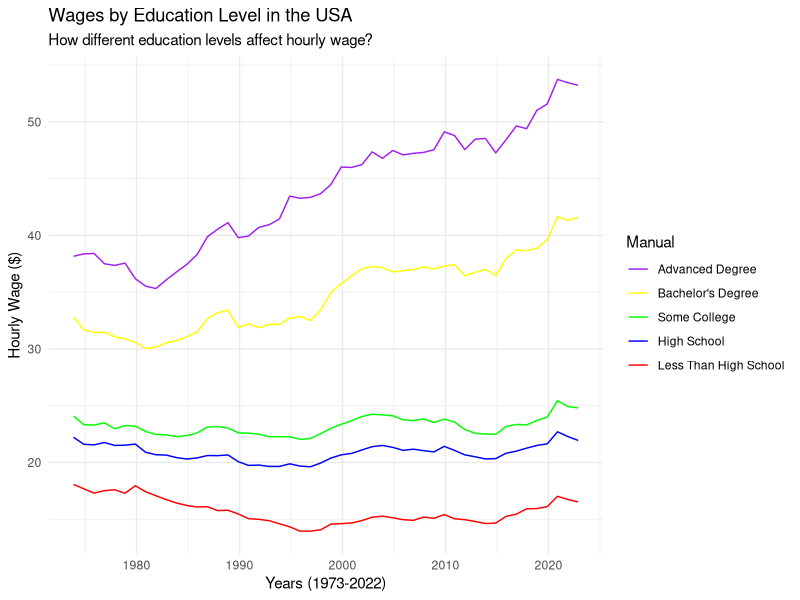
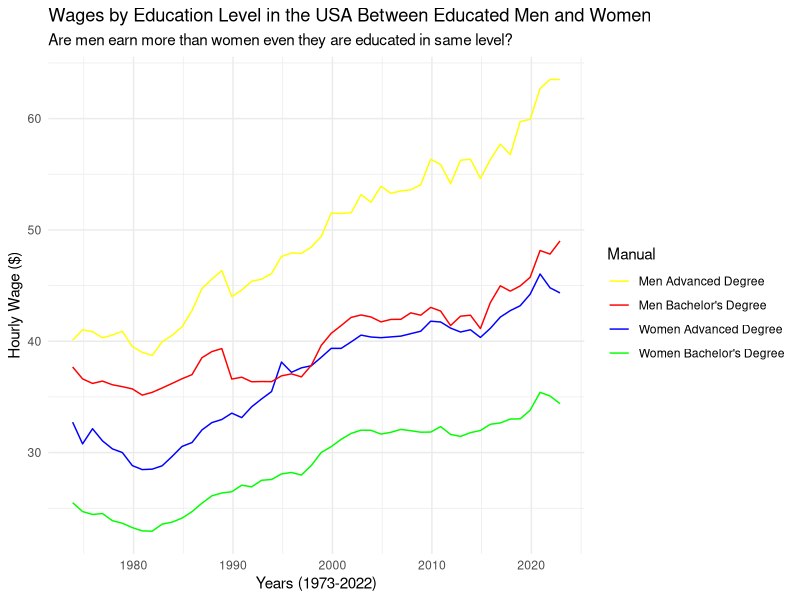
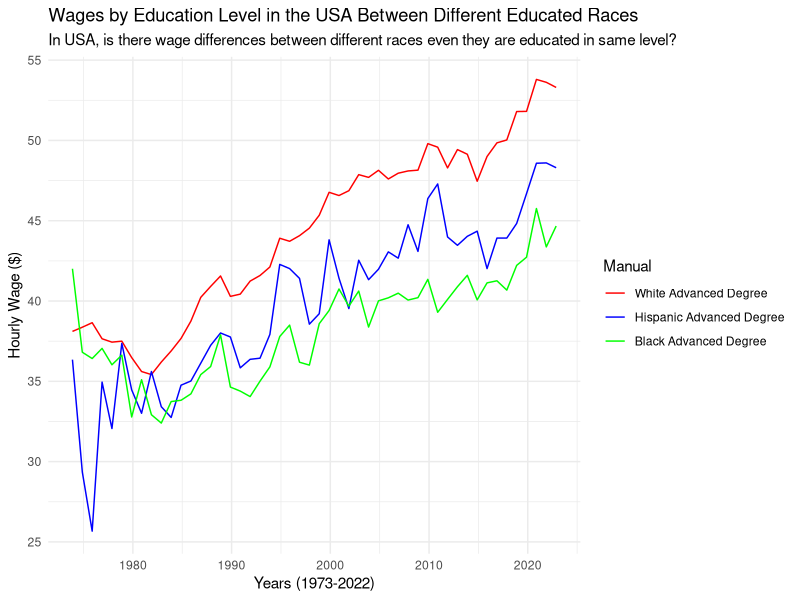

Reproduce these figures in R, in order.
## ---- chunk 1
library(tidyverse)
library(lubridate)
library(dplyr)
library(ggplot2)
library(tidyr)
library(readr)
library(patchwork)
## ---- chunk 2
wages_by_education <- read_csv("wages_by_education.csv")
str(wages_by_education)
head(wages_by_education)
summarize(wages_by_education)
str(wages_by_education)
names(wages_by_education)
wages_by_education %>% 
  select("white_men_bachelors_degree", "white_women_bachelors_degree", "black_men_bachelors_degree", "black_women_bachelors_degree", "bachelors_degree")%>% 
  summary()
## ---- chunk 3
wages_by_education$year <- as.Date(as.character(wages_by_education$year), format = "%Y")
## ---- chunk 4
ggplot(wages_by_education, aes(year))+ 
  geom_line(aes(y = less_than_hs, colour = "less_than_hs")) + 
  geom_line(aes(y = high_school, colour = "high_school")) +
  geom_line(aes(y = some_college, colour = "some_college")) +
  geom_line(aes(y= bachelors_degree, colour = "bachelors_degree")) +
  geom_line(aes(y= advanced_degree, colour = "advanced_degree")) +
  labs(x = "Years (1973-2022)", y = "Hourly Wage ($)", title = "Wages by Education Level in the USA", color= "Manual", subtitle= "How different education levels affect hourly wage?") +
  scale_color_manual(values = c("less_than_hs" = "red", "high_school" = "blue", "some_college" = "green", "bachelors_degree" = "yellow", "advanced_degree" = "purple" ),
                     labels = c("Advanced Degree","Bachelor's Degree", "Some College", "High School","Less Than High School"),
                     breaks = c("advanced_degree", "bachelors_degree", "some_college", "high_school", "less_than_hs")
                     ) +
  theme_minimal()
## ---- chunk 5
ggplot(wages_by_education, aes(year))+
  geom_line(aes(y= men_advanced_degree, colour = "men_advanced_degree")) +
  geom_line(aes(y= women_advanced_degree, colour = "women_advanced_degree")) +
  geom_line(aes(y= men_bachelors_degree, colour = "men_bachelors_degree")) +
  geom_line(aes(y= women_bachelors_degree, colour = "women_bachelors_degree")) +
  labs(x = "Years (1973-2022)", y = "Hourly Wage ($)", title = "Wages by Education Level in the USA Between Educated Men and Women", color= "Manual", subtitle= "Are men earn more than women even they are educated in same level?") +
  scale_color_manual(values = c("men_bachelors_degree" = "red", "women_advanced_degree" = "blue", "women_bachelors_degree" = "green", "men_advanced_degree" = "yellow"),
                     labels = c("Men Advanced Degree","Men Bachelor's Degree", "Women Advanced Degree","Women Bachelor's Degree"),
                     breaks = c("men_advanced_degree", "men_bachelors_degree", "women_advanced_degree", "women_bachelors_degree")) +
  theme_minimal()
## ---- chunk 6
ggplot(wages_by_education, aes(year))+
  geom_line(aes(y= white_advanced_degree, colour = "white_advanced_degree")) +
  geom_line(aes(y= hispanic_advanced_degree, colour = "hispanic_advanced_degree")) +
  geom_line(aes(y= black_advanced_degree, colour = "black_advanced_degree")) +
  labs(x = "Years (1973-2022)", y = "Hourly Wage ($)", title = "Wages by Education Level in the USA Between Different Educated Races", color= "Manual", subtitle= "In USA, is there wage differences between different races even they are educated in same level?") +
  scale_color_manual(values = c("white_advanced_degree" = "red", "hispanic_advanced_degree" = "blue", "black_advanced_degree" = "green"),
                     labels = c("White Advanced Degree", "Hispanic Advanced Degree", "Black Advanced Degree"),
                     breaks = c("white_advanced_degree", "hispanic_advanced_degree", "black_advanced_degree")) +
  theme_minimal()

